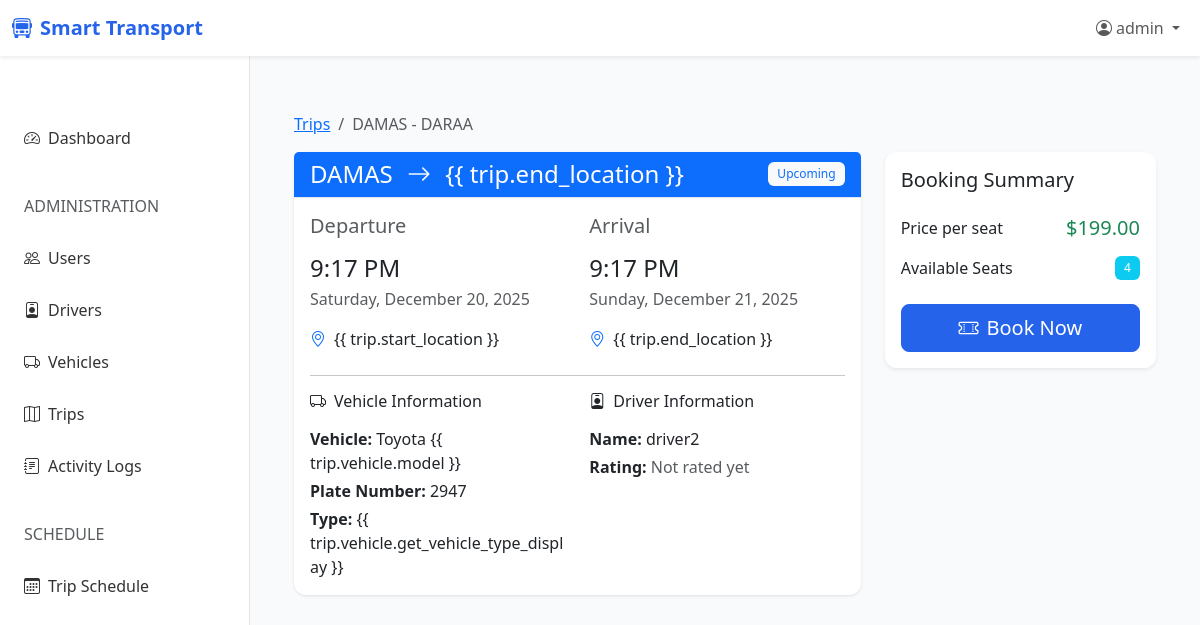
Page /trips/1/ (signed in) on the committed database.
### core/models.py (models this page shows, shortened)
class User(AbstractBaseUser, PermissionsMixin):
    class UserType(models.TextChoices):
        ADMINISTRATOR = 'Administrator', 'Administrator'
        DRIVER = 'Driver', 'Driver'
        PASSENGER = 'Passenger', 'Passenger'
    username = models.CharField(max_length=50, unique=True)
    email = models.EmailField(max_length=100, unique=True)
    phone = models.CharField(max_length=20, blank=True, null=True)
    user_type = models.CharField(
        max_length=20,
        choices=UserType.choices,
        default=UserType.PASSENGER
    )
    is_active = models.BooleanField(default=True)
    is_staff = models.BooleanField(default=False)
    created_at = models.DateTimeField(auto_now_add=True)
    updated_at = models.DateTimeField(auto_now=True)
    objects = UserManager()
    USERNAME_FIELD = 'email'
    REQUIRED_FIELDS = ['username']
    class Meta:
        db_table = 'users'
        verbose_name = 'User'
        verbose_name_plural = 'Users'
    def get_full_name(self):
        return self.username
    @property
    def is_admin(self):
        return self.user_type == self.UserType.ADMINISTRATOR
    @property
    def is_driver(self):
        return self.user_type == self.UserType.DRIVER
    @property
    def is_passenger(self):
        return self.user_type == self.UserType.PASSENGER

class Trip(models.Model):
    class Status(models.TextChoices):
        UPCOMING = 'Upcoming', 'Upcoming'
        ONGOING = 'Ongoing', 'Ongoing'
        COMPLETED = 'Completed', 'Completed'
        CANCELLED = 'Cancelled', 'Cancelled'
    driver = models.ForeignKey(
        Driver,
        on_delete=models.SET_NULL,
        null=True,
        related_name='trips'
    )
    vehicle = models.ForeignKey(
        Vehicle,
        on_delete=models.SET_NULL,
        null=True,
        related_name='trips'
    )
    trip_name = models.CharField(max_length=100)
    start_location = models.CharField(max_length=255)
    end_location = models.CharField(max_length=255)
    departure_time = models.DateTimeField()
    arrival_time = models.DateTimeField()
    price = models.DecimalField(max_digits=10, decimal_places=2)
    available_seats = models.IntegerField()
    status = models.CharField(
        max_length=20,
        choices=Status.choices,
        default=Status.UPCOMING
    )
    cancelled_by = models.CharField(max_length=20, blank=True, null=True)
    cancellation_reason = models.TextField(blank=True, null=True)
    created_at = models.DateTimeField(auto_now_add=True)
    updated_at = models.DateTimeField(auto_now=True)
    class Meta:
        db_table = 'trips'
        verbose_name = 'Trip'
        verbose_name_plural = 'Trips'
        ordering = ['-departure_time']

class Vehicle(models.Model):
    class VehicleType(models.TextChoices):
        BUS = 'Bus', 'Bus'
        MINIBUS = 'Minibus', 'Minibus'
        VAN = 'Van', 'Van'
        CAR = 'Car', 'Car'
    class Status(models.TextChoices):
        AVAILABLE = 'Available', 'Available'
        IN_USE = 'In Use', 'In Use'
        MAINTENANCE = 'Maintenance', 'Maintenance'
        RETIRED = 'Retired', 'Retired'
    plate_number = models.CharField(max_length=20, unique=True)
    vehicle_type = models.CharField(
        max_length=20,
        choices=VehicleType.choices,
        default=VehicleType.BUS
    )
    model = models.CharField(max_length=50)
    brand = models.CharField(max_length=50)
    year = models.IntegerField()
    capacity = models.IntegerField()
    color = models.CharField(max_length=20)
    average_rating = models.DecimalField(
        max_digits=3,
        decimal_places=2,
        default=Decimal('0.00')
    )
    status = models.CharField(
        max_length=20,
        choices=Status.choices,
        default=Status.AVAILABLE
    )
    created_at = models.DateTimeField(auto_now_add=True)
    updated_at = models.DateTimeField(auto_now=True)
    class Meta:
        db_table = 'vehicles'
        verbose_name = 'Vehicle'
        verbose_name_plural = 'Vehicles'

class Driver(models.Model):
    class Status(models.TextChoices):
        AVAILABLE = 'Available', 'Available'
        ON_TRIP = 'On Trip', 'On Trip'
        OFF_DUTY = 'Off Duty', 'Off Duty'
        SUSPENDED = 'Suspended', 'Suspended'
    user = models.OneToOneField(
        User,
        on_delete=models.CASCADE,
        related_name='driver_profile'
    )
    vehicle = models.ForeignKey(
        Vehicle,
        on_delete=models.SET_NULL,
        null=True,
        blank=True,
        related_name='assigned_drivers'
    )
    license_number = models.CharField(max_length=50, unique=True)
    license_type = models.CharField(max_length=20)
    license_expiry = models.DateField()
    average_rating = models.DecimalField(
        max_digits=3,
        decimal_places=2,
        default=Decimal('0.00')
    )
    total_trips = models.IntegerField(default=0)
    status = models.CharField(
        max_length=20,
        choices=Status.choices,
        default=Status.AVAILABLE
    )
    created_at = models.DateTimeField(auto_now_add=True)
    updated_at = models.DateTimeField(auto_now=True)
    class Meta:
        db_table = 'drivers'
        verbose_name = 'Driver'
        verbose_name_plural = 'Drivers'

### core/views.py (the view)
# urls.py: path('trips/<int:trip_id>/', views.trip_detail_view, name='trip_detail'),
@login_required
def trip_detail_view(request, trip_id):
    trip = get_object_or_404(Trip, id=trip_id)
    existing_booking = None
    if request.user.is_passenger:
        existing_booking = TripBooking.objects.filter(
            trip=trip,
            user=request.user,
            status=TripBooking.Status.CONFIRMED
        ).first()
    return render(request, 'core/trips/detail.html', {
        'trip': trip,
        'existing_booking': existing_booking
    })

### templates/core/trips/detail.html (shortened to what this page needs)
{% extends 'base.html' %}  {% block content %}
<div class="container py-4">
  <nav aria-label="breadcrumb">
    <ol class="breadcrumb">
      <li class="breadcrumb-item">
        <a href="{% url 'core:trip_search' %}">Trips</a>
      </li>
      <li class="breadcrumb-item active" aria-current="page">
        {{ trip.trip_name }}
      </li>
    </ol>
  </nav>
  <div class="row">
    <div class="col-md-8">
      <div class="card mb-4">
        <div
          class="card-header bg-primary text-white d-flex justify-content-between align-items-center"
        >
          <h4 class="mb-0">
            {{ trip.start_location }} <i class="bi bi-arrow-right mx-2"></i> {{
            trip.end_location }}
          </h4>
          <span class="badge bg-light text-primary"
            >{{ trip.get_status_display }}</span
          >
        </div>
        <div class="card-body">
          <div class="row mb-4">
            <div class="col-md-6">
              <h5 class="text-muted mb-3">Departure</h5>
              <p class="h4 mb-1">{{ trip.departure_time|time:"g:i A" }}</p>
              <p class="text-muted">
                {{ trip.departure_time|date:"l, F d, Y" }}
              </p>
              <p class="mb-0">
                <i class="bi bi-geo-alt text-primary me-2"></i>{{
                trip.start_location }}
              </p>
            </div>
            <div class="col-md-6">
              <h5 class="text-muted mb-3">Arrival</h5>
              <p class="h4 mb-1">{{ trip.arrival_time|time:"g:i A" }}</p>
              <p class="text-muted">{{ trip.arrival_time|date:"l, F d, Y" }}</p>
              <p class="mb-0">
                <i class="bi bi-geo-alt text-primary me-2"></i>{{
                trip.end_location }}
              </p>
            </div>
          </div>
          <hr />
          <div class="row">
            <div class="col-md-6">
              <h6 class="mb-3">
                <i class="bi bi-truck me-2"></i>Vehicle Information
              </h6>
              <p class="mb-1">
                <strong>Vehicle:</strong> {{ trip.vehicle.brand }} {{
                trip.vehicle.model }}
              </p>
              <p class="mb-1">
                <strong>Plate Number:</strong> {{ trip.vehicle.plate_number }}
              </p>
              <p class="mb-0">
                <strong>Type:</strong> {{ trip.vehicle.get_vehicle_type_display
                }}
              </p>
            </div>
            <div class="col-md-6">
              <h6 class="mb-3">
                <i class="bi bi-person-badge me-2"></i>Driver Information
              </h6>
              <p class="mb-1">
                <strong>Name:</strong> {{ trip.driver.user.get_full_name }}
              </p>
              <p class="mb-0">
                <strong>Rating:</strong>
                {% if trip.driver.average_rating %}
                <span class="text-warning"
                  ><i class="bi bi-star-fill"></i> {{
                  trip.driver.average_rating|floatformat:1 }}</span
                >
                {% else %}
                <span class="text-muted">Not rated yet</span>
                {% endif %}
              </p>
            </div>
          </div>
        </div>
      </div>
    </div>
    <div class="col-md-4">
      <div class="card shadow-sm">
        <div class="card-body">
          <h5 class="card-title mb-4">Booking Summary</h5>
          <div class="d-flex justify-content-between mb-3">
            <span>Price per seat</span>
            <span class="h5 text-success mb-0">${{ trip.price }}</span>
          </div>
          <div class="d-flex justify-content-between mb-4">
            <span>Available Seats</span>
            <span class="badge bg-info">{{ trip.available_seats }}</span>
          </div>
          {% if existing_booking %}
          <div class="alert alert-success mb-3">
            <i class="bi bi-check-circle-fill me-2"></i>You have booked this
            trip.
          </div>
          <a
            href="{% url 'core:my_bookings' %}"
            class="btn btn-outline-primary w-100"
            >View My Bookings</a
          >
          {% elif trip.available_seats > 0 and trip.status == 'Upcoming' %}
          <a
            href="{% url 'core:trip_book' trip.id %}"
            class="btn btn-primary w-100 btn-lg"
          >
            <i class="bi bi-ticket-perforated me-2"></i>Book Now
          </a>
          {% else %}
          <button class="btn btn-secondary w-100" disabled>
            Not Available
          </button>
          {% endif %}
        </div>
      </div>
    </div>
  </div>
</div>
{% endblock %}

### templates/base.html (shortened to what this page needs)
{% load static %}
<!DOCTYPE html>
<html lang="en">
  <head>
    <link
      href="https://cdn.jsdelivr.net/npm/bootstrap@5.3.2/dist/css/bootstrap.min.css"
      rel="stylesheet"
    />
    <link
      href="https://cdn.jsdelivr.net/npm/bootstrap-icons@1.11.1/font/bootstrap-icons.css"
      rel="stylesheet"
    />
  </head>
  <body>
    {% if user.is_authenticated %}
    <nav
      class="navbar navbar-expand-lg navbar-light bg-white fixed-top shadow-sm"
    >
      <div class="container-fluid">
        <a class="navbar-brand" href="{% url 'core:dashboard' %}">
          <i class="bi bi-bus-front me-2"></i>Smart Transport
        </a>
        <div class="collapse navbar-collapse" id="navbarNav">
          <ul class="navbar-nav ms-auto">
            <li class="nav-item dropdown">
              <a
                class="nav-link dropdown-toggle"
                href="#"
                id="userDropdown"
                role="button"
                data-bs-toggle="dropdown"
              >
                <i class="bi bi-person-circle me-1"></i>{{ user.username }}
              </a>
            </li>
          </ul>
        </div>
      </div>
    </nav>
    <nav class="sidebar d-none d-md-block">
      <div class="sidebar-sticky">
        <ul class="nav flex-column">
          <li class="nav-item">
            <a
              class="nav-link {% if request.resolver_match.url_name == 'dashboard' %}active{% endif %}"
              href="{% url 'core:dashboard' %}"
            >
              <i class="bi bi-speedometer2"></i>Dashboard
            </a>
          </li>
          {% if user.is_admin %}
          <li class="nav-item mt-3">
            <span class="nav-link text-muted small text-uppercase"
              >Administration</span
            >
          </li>
          <li class="nav-item">
            <a
              class="nav-link {% if 'user_' in request.resolver_match.url_name %}active{% endif %}"
              href="{% url 'core:user_list' %}"
            >
              <i class="bi bi-people"></i>Users
            </a>
          </li>
          <li class="nav-item">
            <a
              class="nav-link {% if 'driver_' in request.resolver_match.url_name %}active{% endif %}"
              href="{% url 'core:driver_list' %}"
            >
              <i class="bi bi-person-badge"></i>Drivers
            </a>
          </li>
          <li class="nav-item">
            <a
              class="nav-link {% if 'vehicle_' in request.resolver_match.url_name %}active{% endif %}"
              href="{% url 'core:vehicle_list' %}"
            >
              <i class="bi bi-truck"></i>Vehicles
            </a>
          </li>
          <li class="nav-item">
            <a
              class="nav-link {% if 'trip_' in request.resolver_match.url_name and 'admin' in request.resolver_match.url_name %}active{% endif %}"
              href="{% url 'core:trip_list_admin' %}"
            >
              <i class="bi bi-map"></i>Trips
            </a>
          </li>
          <li class="nav-item">
            <a
              class="nav-link {% if 'admin_logs' in request.resolver_match.url_name %}active{% endif %}"
              href="{% url 'core:admin_logs' %}"
            >
              <i class="bi bi-journal-text"></i>Activity Logs
            </a>
          </li>
          {% endif %}
          <li class="nav-item mt-3">
            <span class="nav-link text-muted small text-uppercase"
              >Schedule</span
            >
          </li>
          <li class="nav-item">
            <a
              class="nav-link {% if 'trip_schedule' in request.resolver_match.url_name %}active{% endif %}"
              href="{% url 'core:trip_schedule' %}"
            >
              <i class="bi bi-calendar3"></i>Trip Schedule
            </a>
          </li>
        </ul>
      </div>
    </nav>
    <main class="main-content">
       {% block content %}{% endblock %}
    </main>
    {% else %} {% block auth_content %}{% endblock %} {% endif %}
  </body>
</html>

### templates/base.html (style rules this page uses)
:root { --primary-color: #2563eb; --secondary-color: #64748b; --success-color: #22c55e; --danger-color: #ef4444; --warning-color: #f59e0b; }
body { font-family: "Segoe UI", Tahoma, Geneva, Verdana, sans-serif; background-color: #f8fafc; }
.navbar-brand { font-weight: 700; color: var(--primary-color) !important; }
.sidebar { position: fixed; top: 56px; bottom: 0; left: 0; z-index: 100; padding: 48px 0 0; box-shadow: inset -1px 0 0 rgba(0, 0, 0, 0.1); background-color: #fff; width: 250px; }
.sidebar-sticky { position: relative; top: 0; height: calc(100vh - 56px); padding-top: 0.5rem; overflow-x: hidden; overflow-y: auto; }
.sidebar .nav-link { font-weight: 500; color: #333; padding: 0.75rem 1rem; margin: 0.125rem 0.5rem; border-radius: 0.5rem; }
.sidebar .nav-link i { margin-right: 0.5rem; }
.main-content { margin-left: 250px; padding: 2rem; margin-top: 56px; }
.card { border: none; border-radius: 0.75rem; box-shadow: 0 1px 3px rgba(0, 0, 0, 0.1); }
.card-header { background-color: #fff; border-bottom: 1px solid #e2e8f0; font-weight: 600; }
.btn-primary { background-color: var(--primary-color); border-color: var(--primary-color); }
.badge { font-weight: 500; padding: 0.5em 0.75em; }

### rows in the picture
User: username "admin"
Trip: trip_name "DAMAS - DARAA", start_location "DAMAS", status "Upcoming", departure_time "9:17 PM", departure_time "Saturday, December 20, 2025", arrival_time "9:17 PM", arrival_time "Sunday, December 21, 2025", vehicle.brand "Toyota", vehicle.plate_number "2947", driver.user.get_full_name "driver2", price "199.00", available_seats "4"
